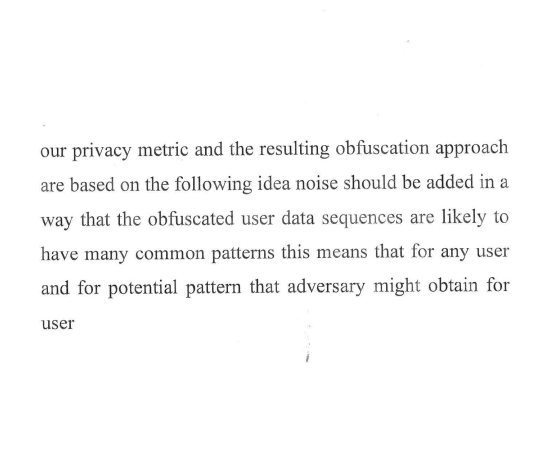
#> input picture test_images/5.png, 1092 x 919 px, found by its file name (shown at 1/2 size)
$ jupyter execute 'EasyOCRwith edge detectection.ipynb'   (shell and % lines are left out)
#> lines starting #> are read from the running program, lines starting #| are printed output that depends on the picture; after the words box and inside, x2 and y2 are one past the last pixel; in counts of white or black regions, pixels touching at a corner belong together
[cell 1]
import cv2
import os
import sys
import pytesseract
import numpy as np
from PIL import Image
from pytesseract import pytesseract
from google.colab.patches import cv2_imshow

[cell 2]
path_for_dataSet = os.path.join(os.getcwd(), 'ImageDataset')
# images_array = os.listdir(path_for_dataSet)
# if(not os.path.isdir('output')):
#     os.mkdir('output')
path_for_output = os.path.join(os.getcwd(), 'Output')

[cell 3]
def image_read(imagePath):
    image = cv2.imread(imagePath)
    return image

def convertImg2Grayscale(img):
    return cv2.cvtColor(img, cv2.COLOR_BGR2GRAY)

def remove_noise(img):
    return cv2.bilateralFilter(img, 10, 85, 85)

def equalization_histogram(img):
    return cv2.equalizeHist(img)

def morphological_opening(img, stct_element):
    return cv2.morphologyEx(img, cv2.MORPH_OPEN, stct_element, iterations=16)

def remove_histogram_equalization(hist_equa_Img, morph_img):
    return cv2.subtract(hist_equa_Img, morph_img)

def protect_Img(img):
    r, protectImage = cv2.threshold(img, 0, 255, cv2.THRESH_OTSU)
    return protectImage

def edge_detection(image, portal1, portal2):
    cany_img = cv2.Canny(image, portal1, portal2)
    cany_img = cv2.convertScaleAbs(cany_img)
    return cany_img

def image_Edge_Dilation(img, strct_element):
    return cv2.dilate(img, strct_element, iterations=1)

def finding_Contours(img):
    counter, image = cv2.findContours(img, cv2.RETR_TREE, cv2.CHAIN_APPROX_NONE)
    return counter

[cell 4]
def approx_Contors(contors):
    approx_polygn = None
    for contor in contors:
        contor_perimtr = cv2.arcLength(contor, True)
        approx_polygn = cv2.approxPolyDP(contor, 0.05*contor_perimtr, closed=True) #0.06
        # Quadrilateral Found
        if(len(approx_polygn) == 4):
            break
    return approx_polygn

[cell 5]
def create_Localized_NumberPlate(img, approx_polygn):
    moment =cv2.moments(approx_polygn)
    mX=int(moment['m10'] / moment['m00'])
    mY=int(moment['m01'] / moment['m00'])

    final_output_img = cv2.drawContours(img, [approx_polygn], -2, (1, 256, 1), 2) # -1 0 255 0 3

    cv2.circle(final_output_img, (mX, mY), 8, (1, 254, 1), -2)  # 7 0 255 0 -1
    #cv2.putText(final_output_img, 'Plates center of gravity: ('+str(mX)+', '+str(mY)+')', (54,54), cv2.FONT_HERSHEY_SIMPLEX, 2, (1, 254, 1), 3) # 1 0 255 0 2

    return final_output_img

[cell 6]
def readImageAndReduceNoise(imgPath):
  imagePath = os.path.join(path_for_dataSet, '/content/ImageDataset/5.png')
  initialImage = image_read(imagePath)

  grayscaleImage = convertImg2Grayscale(initialImage)

  noiseRemovedImage = remove_noise(grayscaleImage)

  histEqImage = equalization_histogram(noiseRemovedImage)

  openingStructElem = cv2.getStructuringElement(cv2.MORPH_RECT, (5, 5))

  openedImage = morphological_opening(histEqImage, openingStructElem)

  subtractedImage = remove_histogram_equalization(histEqImage, openedImage)

  threshImage = protect_Img(subtractedImage)

  edgeDetectedImage = edge_detection(threshImage, 250, 255)

  dilationStructElem = np.ones((3, 3), np.uint8)

  dilatedImage = image_Edge_Dilation(edgeDetectedImage, dilationStructElem)

  contours = finding_Contours(dilatedImage)
  approximatedPolygon = approx_Contors(contours)

  finalImage = create_Localized_NumberPlate(initialImage, approximatedPolygon)
  return finalImage

[cell 7]
outputFileName = '/content/finalImage.png'

[cell 8]
def extractTextFromImage(imgPath):
  finalImage = readImageAndReduceNoise(imgPath)
#> in image_read, image is the input picture: shape (919, 1092, 3); mean B, G, R 248.9, 248.9, 248.9
#> in remove_noise, `return cv2.bilateralFilter(img, 10, 85, 85)`:
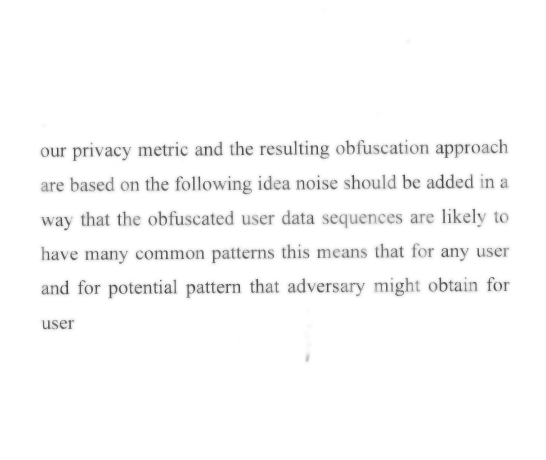
#> returned value: shape (919, 1092) (shown at 1/2 size); min 59, max 255, mean 249.5
#> in equalization_histogram, `return cv2.equalizeHist(img)`:
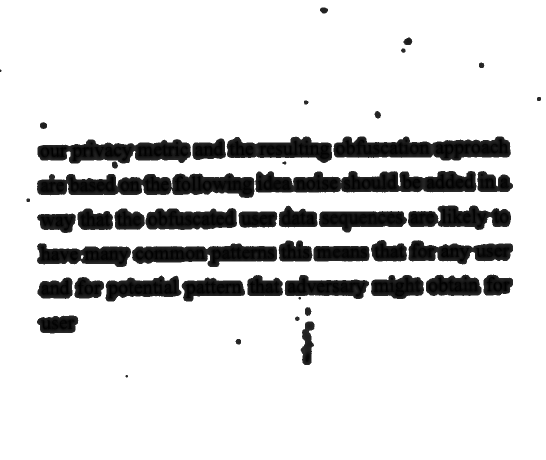
#> returned value: shape (919, 1092) (shown at 1/2 size); min 0, max 255, mean 217.5
#> in morphological_opening, `return cv2.morphologyEx(img, cv2.MORPH_OPEN, stct_element, iterations=..`:
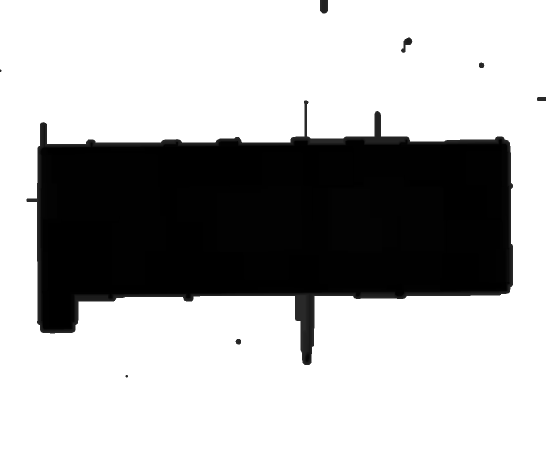
#> returned value: shape (919, 1092) (shown at 1/2 size); min 0, max 255, mean 177.5
#> in remove_histogram_equalization, `return cv2.subtract(hist_equa_Img, morph_img)`:
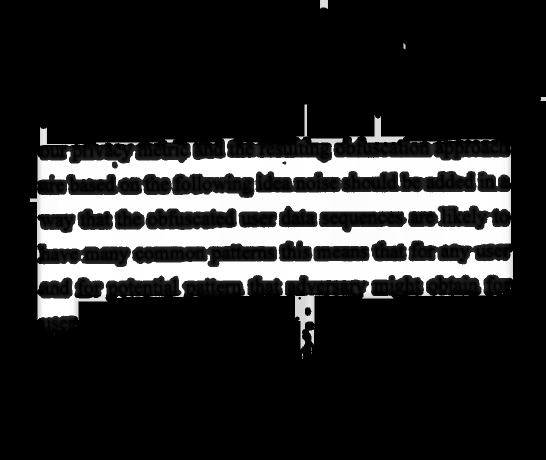
#> returned value: shape (919, 1092) (shown at 1/2 size); min 0, max 255, mean 40
#> in protect_Img, `r, protectImage = cv2.threshold(img, 0, 255, cv2.THRESH_OTSU)`:
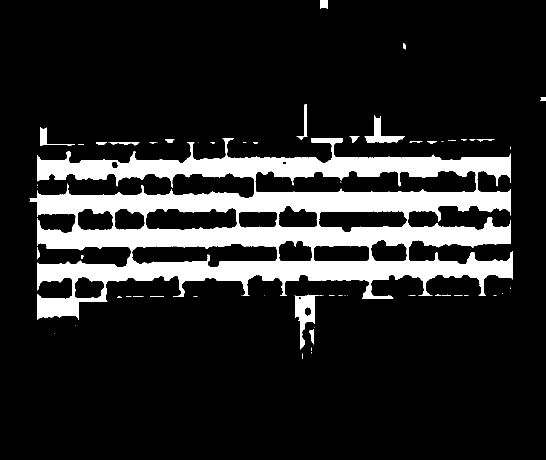
#> protectImage: shape (919, 1092) (shown at 1/2 size); 14.8% white; 69 white regions (43 under 20 px), largest, box (x1, y1, x2, y2) and area: (59, 277, 1026, 640) 142454, (590, 589, 638, 699) 2111, (729, 230, 810, 285) 1296
#> in protect_Img, `r, protectImage = cv2.threshold(img, 0, 255, cv2.THRESH_OTSU)`: r = 41
#> in edge_detection, `cany_img = cv2.Canny(image, portal1, portal2)`:
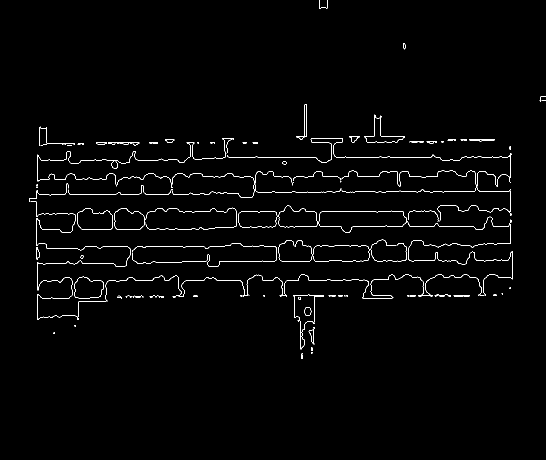
#> cany_img: shape (919, 1092) (shown at 1/2 size); 1.4% white in thin lines or dots, all inside (x1, y1, x2, y2) = (59, 0, 1092, 718)
#> in image_Edge_Dilation, `return cv2.dilate(img, strct_element, iterations=1)`:
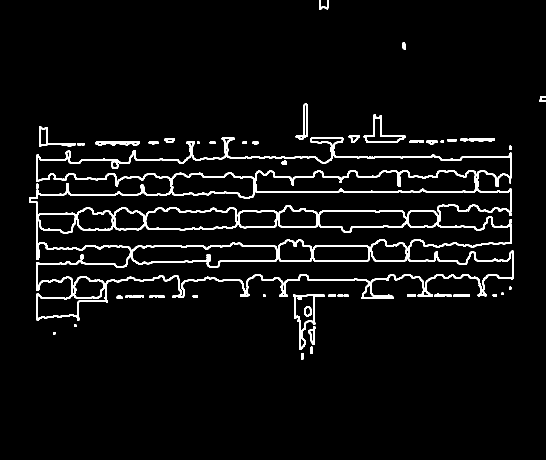
#> returned value: shape (919, 1092) (shown at 1/2 size); 4.5% white; 48 white regions
#> in finding_Contours, `counter, image = cv2.findContours(img, cv2.RETR_TREE, cv2.CHAIN_APPROX..`: counter = 104 contours, 28 with area under 20; largest, box (x1, y1, x2, y2) and area: (58, 275, 1027, 641) 216040, (60, 378, 1025, 637) 101166, (75, 303, 1021, 370) 29706, (511, 342, 952, 384) 13630, (265, 487, 553, 533) 8310; image = 104 rows, first 6: [1, -1, -1, -1], [2, 0, -1, -1], [3, 1, -1, -1], [5, 2, 4, -1], [-1, -1, -1, 3], [6, 3, -1, -1]
#> in readImageAndReduceNoise, `contours = finding_Contours(dilatedImage)`: contours has the same summary as counter in finding_Contours
#> the loop in approx_Contors, `for contor in contors:` made 1 pass
#> (contor_perimtr, approx_polygn) on pass 1: (32, [[602, 706], [602, 718], [606, 718], [606, 706]])
#> in readImageAndReduceNoise, `approximatedPolygon = approx_Contors(contours)`: approximatedPolygon = [[602, 706], [602, 718], [606, 718], [606, 706]]
#> in create_Localized_NumberPlate, `moment =cv2.moments(approx_polygn)`: moment = moments, m00 48, centre m10/m00, m01/m00 = (604, 712)
#> in create_Localized_NumberPlate, `mX=int(moment['m10'] / moment['m00'])`: mX = 604
#> in create_Localized_NumberPlate, `mY=int(moment['m01'] / moment['m00'])`: mY = 712
#> in create_Localized_NumberPlate, `cv2.circle(final_output_img, (mX, mY), 8, (1, 254, 1), -2)`: final_output_img: shape (919, 1092, 3); mean B, G, R 248.8, 248.9, 248.8
  cv2.imwrite(outputFileName,finalImage)

  # extracting text from the image using image_to_string() function
  text = pytesseract.image_to_string(outputFileName)

  # return extracted text
  print(text)

[cell 9]
extractTextFromImage('/content/ImageDataset/5.png')
#> (the call stopped at in extractTextFromImage, `text = pytesseract.image_to_string(outputFileName)`: pytesseract is not available in this run)

$ run again, with test_images/10.png copied over test_images/5.png
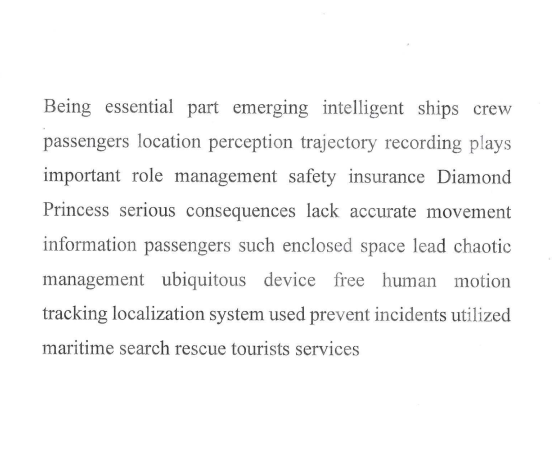
#> input picture test_images/10.png, 1113 x 906 px, found by its file name (shown at 1/2 size)
#> in image_read, image is the input picture: shape (906, 1113, 3); mean B, G, R 247.1, 247.1, 247.1
#> in protect_Img, `r, protectImage = cv2.threshold(img, 0, 255, cv2.THRESH_OTSU)`:
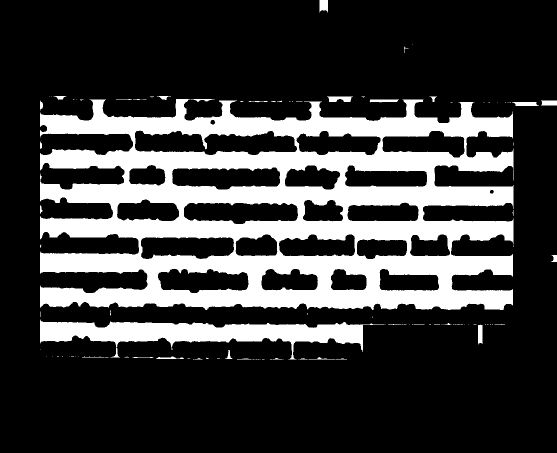
#> protectImage: shape (906, 1113) (shown at 1/2 size); 23.7% white; 112 white regions (77 under 20 px), largest, box (x1, y1, x2, y2) and area: (80, 198, 1027, 620) 212058, (80, 639, 769, 719) 22767, (654, 193, 706, 204) 428
#> r = 59
#> cany_img: shape (906, 1113); 1.9% white in thin lines or dots, all inside (x1, y1, x2, y2) = (79, 0, 1113, 720)
#> in image_Edge_Dilation, `return cv2.dilate(img, strct_element, iterations=1)`:
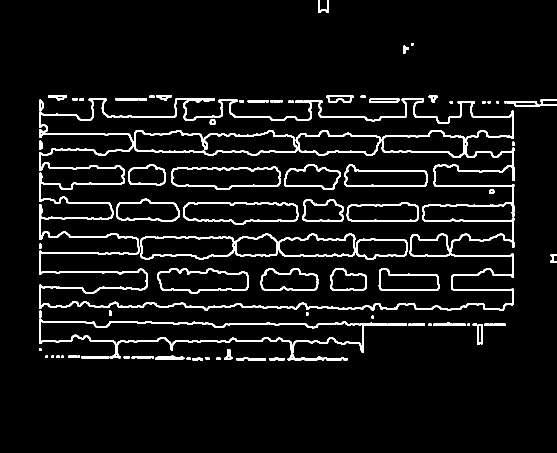
#> returned value: shape (906, 1113) (shown at 1/2 size); 6.1% white; 80 white regions
#> counter = 124 contours, 21 with area under 20; largest, box (x1, y1, x2, y2) and area: (78, 196, 1029, 621) 317708, (80, 198, 1026, 619) 298146, (78, 637, 814, 721) 25524, (80, 643, 725, 700) 20752, (268, 260, 595, 311) 12112; image = 124 rows, first 6: [1, -1, -1, -1], [2, 0, -1, -1], [3, 1, -1, -1], [4, 2, -1, -1], [5, 3, -1, -1], [6, 4, -1, -1]
#> contours has the same summary as counter in finding_Contours
#> the loop in approx_Contors, `for contor in contors:` made 2 passes
#> (contor_perimtr, approx_polygn) on passes 1 to 2: (129.3, [[472, 717], [531, 720]]), (22.83, [[432, 716], [433, 719], [440, 719], [440, 715]])
#> approximatedPolygon = [[432, 716], [433, 719], [440, 719], [440, 715]]
#> moment = moments, m00 26.5, centre m10/m00, m01/m00 = (436.4, 717.2)
#> mX = 436
#> mY = 717

$ run again, with test_images/2.png copied over test_images/5.png
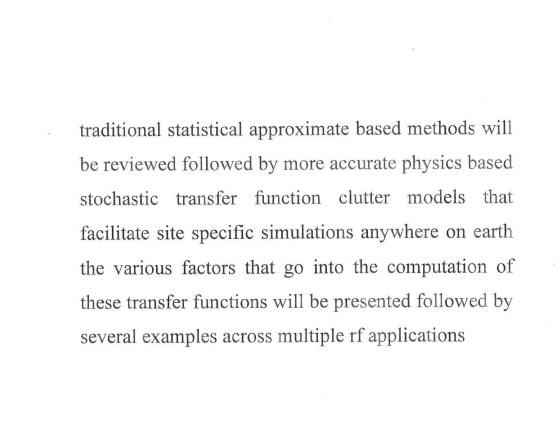
#> input picture test_images/2.png, 1114 x 895 px, found by its file name (shown at 1/2 size)
#> in image_read, image is the input picture: shape (895, 1114, 3); min 6, max 255, mean 247.6
#> in protect_Img, `r, protectImage = cv2.threshold(img, 0, 255, cv2.THRESH_OTSU)`:
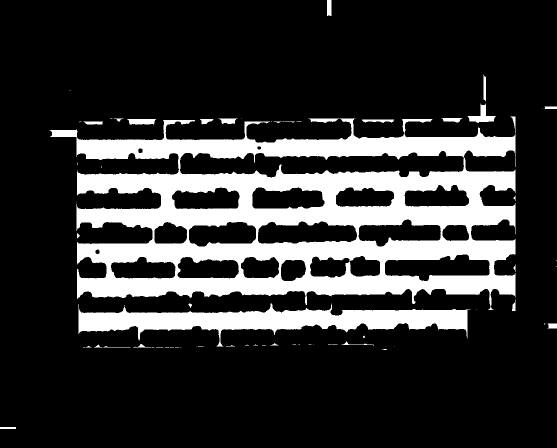
#> protectImage: shape (895, 1114) (shown at 1/2 size); 19.7% white; 71 white regions (40 under 20 px), largest, box (x1, y1, x2, y2) and area: (99, 237, 1031, 620) 163590, (157, 607, 941, 693) 27578, (935, 207, 992, 246) 848
#> r = 51
#> cany_img: shape (895, 1114); 1.6% white in thin lines or dots
#> in image_Edge_Dilation, `return cv2.dilate(img, strct_element, iterations=1)`:
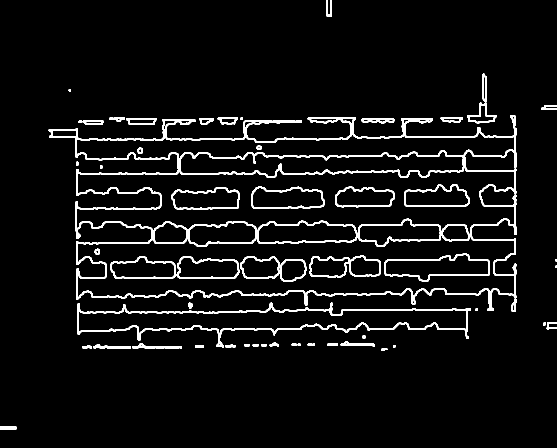
#> returned value: shape (895, 1114) (shown at 1/2 size); 5.3% white; 62 white regions (2 under 20 px)
#> counter = 116 contours, 24 with area under 20; largest, box (x1, y1, x2, y2) and area: (97, 231, 1033, 622) 253665, (153, 333, 1030, 607) 188318, (155, 605, 942, 695) 30004, (153, 237, 1030, 321) 28971, (157, 608, 934, 676) 25292; image = 116 rows, first 6: [1, -1, -1, -1], [2, 0, -1, -1], [3, 1, -1, -1], [4, 2, -1, -1], [5, 3, -1, -1], [6, 4, -1, -1]
#> contours has the same summary as counter in finding_Contours
#> the loop in approx_Contors, `for contor in contors:` made 3 passes
#> (contor_perimtr, approx_polygn) on passes 1, 3: (134.2, [[0, 852], [32, 858]]), (42, [[390, 691], [390, 695], [407, 695], [407, 691]])
#> approximatedPolygon = [[390, 691], [390, 695], [407, 695], [407, 691]]
#> moment = moments, m00 68, centre m10/m00, m01/m00 = (398.5, 693)
#> mX = 398
#> mY = 693

$ run again, with test_images/3.png copied over test_images/5.png
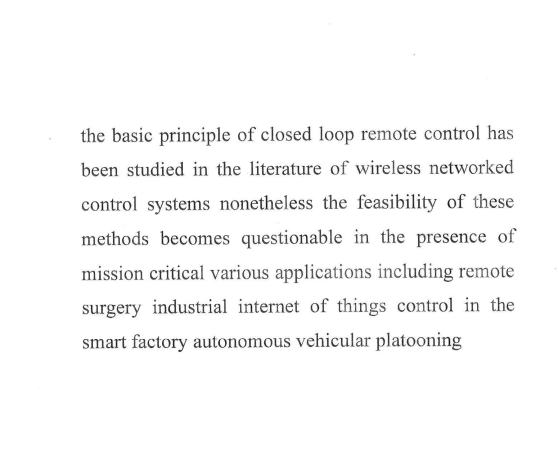
#> input picture test_images/3.png, 1116 x 919 px, found by its file name (shown at 1/2 size)
#> in image_read, image is the input picture: shape (919, 1116, 3); min 8, max 255, mean 247.6
#> protectImage: shape (919, 1116); 19.2% white; 89 white regions (65 under 20 px), largest, box (x1, y1, x2, y2) and area: (101, 199, 1047, 691) 193174, (289, 250, 353, 265) 586, (232, 248, 279, 259) 444
#> r = 48
#> cany_img: shape (919, 1116); 1.6% white in thin lines or dots, all inside (x1, y1, x2, y2) = (100, 41, 1116, 705)
#> in image_Edge_Dilation, `return cv2.dilate(img, strct_element, iterations=1)`:
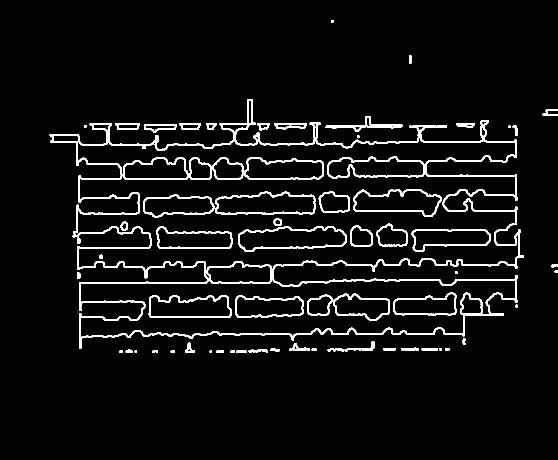
#> returned value: shape (919, 1116) (shown at 1/2 size); 5.2% white; 66 white regions
#> counter = 117 contours, 20 with area under 20; largest, box (x1, y1, x2, y2) and area: (99, 198, 1048, 697) 286784, (105, 248, 1039, 676) 262108, (476, 452, 694, 504) 8131, (424, 315, 648, 360) 8018, (430, 383, 631, 429) 7475; image = 117 rows, first 6: [1, -1, -1, -1], [2, 0, -1, -1], [3, 1, -1, -1], [4, 2, -1, -1], [5, 3, -1, -1], [6, 4, -1, -1]
#> contours has the same summary as counter in finding_Contours
#> the loop in approx_Contors, `for contor in contors:` made 1 pass
#> (contor_perimtr, approx_polygn) on pass 1: (46.83, [[472, 702], [473, 705], [492, 705], [492, 701]])
#> approximatedPolygon = [[472, 702], [473, 705], [492, 705], [492, 701]]
#> moment = moments, m00 68.5, centre m10/m00, m01/m00 = (482.7, 703.2)
#> mX = 482
#> mY = 703
